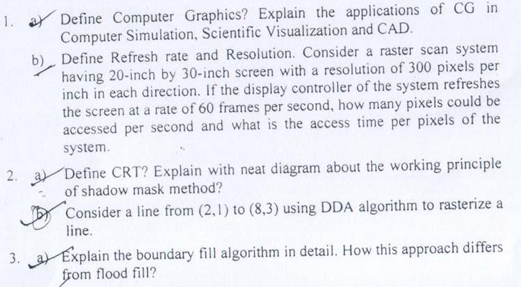
#> input picture src/assets/image.png, 521 x 287 px, found by its file name
$ python ocr_reader.py
#> lines starting #> are read from the running program, lines starting #| are printed output that depends on the picture
import cv2
from PIL import Image
import pytesseract
import os

class OCRReader:
    def __init__(self, tesseract_cmd=None, lang='eng'):
        """
        Initialize the OCR reader with optional custom settings.

        :param tesseract_cmd: Path to tesseract executable
        :param lang: Language for OCR (default: 'eng')
        """
        if tesseract_cmd:
            pytesseract.pytesseract.tesseract_cmd = tesseract_cmd
        else:
            # Default path for Windows - adjust as needed
            pytesseract.pytesseract.tesseract_cmd = r"C:\Program Files\Tesseract-OCR\tesseract.exe"

        self.lang = lang

    def load_image(self, image_path):
        """Load an image from the specified path."""
#> called with image_path = 'image.png'
        try:
            if not os.path.exists(image_path):
                print(f"Error: Image file not found at '{image_path}'")
                return None

            image = cv2.imread(image_path)
#> image is the input picture: shape (287, 521, 3); mean B, G, R 240.3, 233.3, 230.4
            if image is None:
                print(f"Error: Failed to load image - file may be corrupted or in unsupported format")
                return None

            return image
        except Exception as e:
            print(f"Error loading image: {e}")
            return None

    def preprocess_low_contrast(self, image):
        """
        Alternative preprocessing for low contrast images.

        :param image: Input image
        :return: Preprocessed image
        """
        # Convert to grayscale
        if len(image.shape) == 3:
            gray = cv2.cvtColor(image, cv2.COLOR_BGR2GRAY)
        else:
            gray = image.copy()

        # Apply CLAHE (Contrast Limited Adaptive Histogram Equalization)
        clahe = cv2.createCLAHE(clipLimit=2.0, tileGridSize=(8, 8))
        equalized = clahe.apply(gray)

        # Denoise
        denoised = cv2.fastNlMeansDenoising(equalized, None, 10, 7, 21)

        # Apply adaptive thresholding
        binary = cv2.adaptiveThreshold(denoised, 255, cv2.ADAPTIVE_THRESH_GAUSSIAN_C,
                                       cv2.THRESH_BINARY, 11, 2)

        return binary

    # [36 lines left out: function optimize_for_tesseract, not called in this run]

    def extract_text(self, image, preprocess_method='low_contrast'):
        """
        Extract text from the given image using specified preprocessing method.

        :param image: Input image
        :param preprocess_method: Method to preprocess the image ( 'low_contrast', 'tesseract_optimized')
        :return: Extracted text
        """
        if image is None:
            return None

        # Choose preprocessing method
        # if preprocess_method == 'black_text':
        #     preprocessed = self.preprocess_black_text(image)
        if preprocess_method == 'low_contrast':
            preprocessed = self.preprocess_low_contrast(image)
        elif preprocess_method == 'tesseract_optimized':
            preprocessed = self.optimize_for_tesseract(image)
        else:
            # Default to black text preprocessing
            preprocessed = self.preprocess_low_contrast(image)

        # Convert OpenCV image to PIL format for pytesseract
        pil_image = Image.fromarray(preprocessed)

        # Extract text with custom configuration
        # PSM modes: 6 = assume a single uniform block of text
        #           3 = fully automatic page segmentation
        # OEM modes: 1 = LSTM only
        config = '--psm 6 --oem 1'

        text = pytesseract.image_to_string(
            pil_image,
            lang=self.lang,
            config=config
        )

        return text

    def try_all_methods(self, image):
        """
        Try all preprocessing methods and return results.

        :param image: Input image
        :return: Dictionary of results with preprocessing method as key
        """
        results = {}
        methods = [ 'low_contrast', 'tesseract_optimized']

        for method in methods:
            text = self.extract_text(image, method)
            results[method] = text
#> this loop made 1 pass
#> pass 1, in preprocess_low_contrast, `equalized = clahe.apply(gray)`:
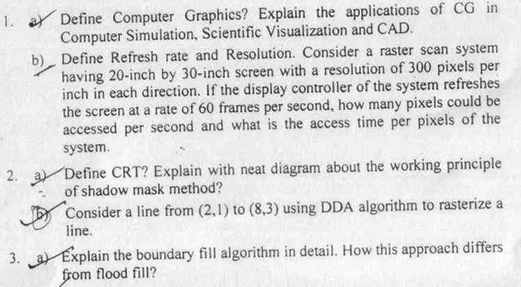
#> equalized: shape (287, 521); min 37, max 255, mean 220.5
#> pass 1, in preprocess_low_contrast, `binary = cv2.adaptiveThreshold(denoised, 255, cv2.ADAPTIVE_THRESH_GAUS..`:
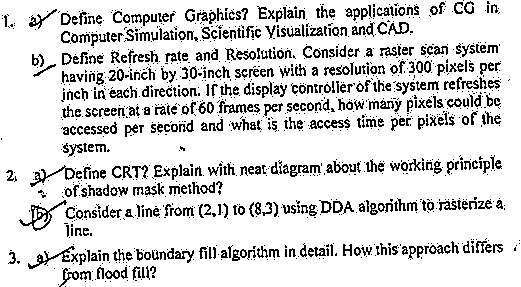
#> binary: shape (287, 521); 85% white; black in thin lines or dots
#> after the loop, results = 0 items

        return results

    # [9 lines left out: function save_debug_image, not called in this run]

    def process_image(self, image_path, preprocess_method='low_contrast', try_all=False, save_debug=False):
        """
        Process an image and extract text.

        :param image_path: Path to the image
        :param preprocess_method: Method to preprocess the image
        :param try_all: Whether to try all preprocessing methods
        :param save_debug: Whether to save preprocessed images for debugging
        :return: Extracted text or dictionary of results if try_all=True
        """
        image = self.load_image(image_path)
        if image is None:
            return None

        if try_all:
            results = self.try_all_methods(image)

            if save_debug:
                # Save debug images for each method
                for method in [ 'low_contrast', 'tesseract_optimized']:
                    # if method == 'black_text':
                    #     debug_img = self.preprocess_black_text(image)
                    if method == 'low_contrast':
                        debug_img = self.preprocess_low_contrast(image)
                    else:
                        debug_img = self.optimize_for_tesseract(image)

                    base_name = os.path.splitext(os.path.basename(image_path))[0]
                    debug_filename = f"{base_name}_{method}_debug.png"
                    self.save_debug_image(debug_img, debug_filename)

            return results
        else:
            if save_debug:
                # if preprocess_method == 'black_text':
                #     debug_img = self.preprocess_black_text(image)
                if preprocess_method == 'low_contrast':
                    debug_img = self.preprocess_low_contrast(image)
                else:
                    debug_img = self.optimize_for_tesseract(image)

                base_name = os.path.splitext(os.path.basename(image_path))[0]
                debug_filename = f"{base_name}_{preprocess_method}_debug.png"
                self.save_debug_image(debug_img, debug_filename)

            return self.extract_text(image, preprocess_method)

# Example usage
if __name__ == "__main__":
    ocr_reader = OCRReader()

    image_path = 'image.png'  # Replace with your image path

    # Try all methods first to see which works best
    print("=== Trying all preprocessing methods ===")
#> (the run stopped early here; a loop or call above may not have finished)

$ run again, with src/assets/test.png copied over src/assets/image.png
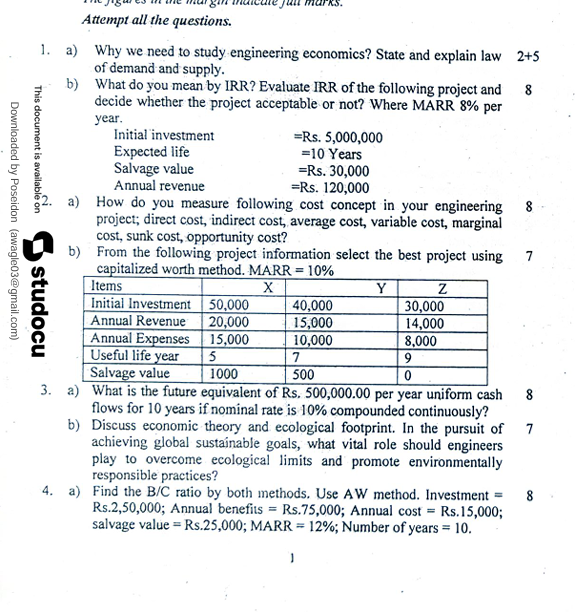
#> input picture src/assets/test.png, 575 x 612 px, found by its file name
#> in load_image, image is the input picture: shape (612, 575, 3); mean B, G, R 235.1, 233.6, 231.2
#> the loop in try_all_methods, `for method in methods:` made 1 pass
#> pass 1, in preprocess_low_contrast, `equalized = clahe.apply(gray)`:
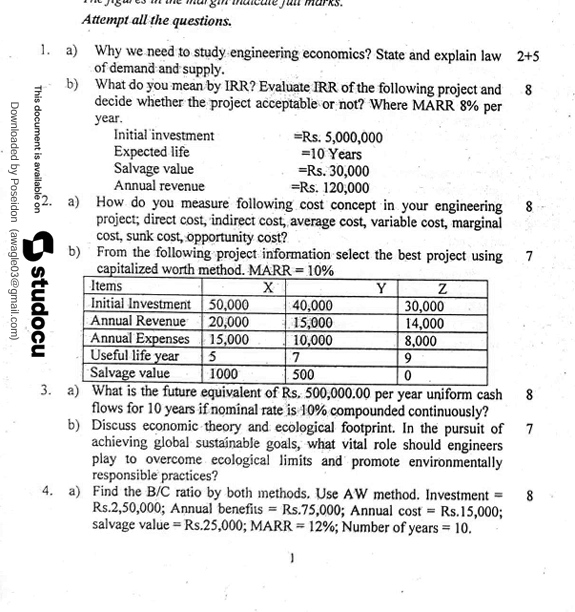
#> equalized: shape (612, 575); min 1, max 255, mean 229.8
#> pass 1, in preprocess_low_contrast, `binary = cv2.adaptiveThreshold(denoised, 255, cv2.ADAPTIVE_THRESH_GAUS..`:
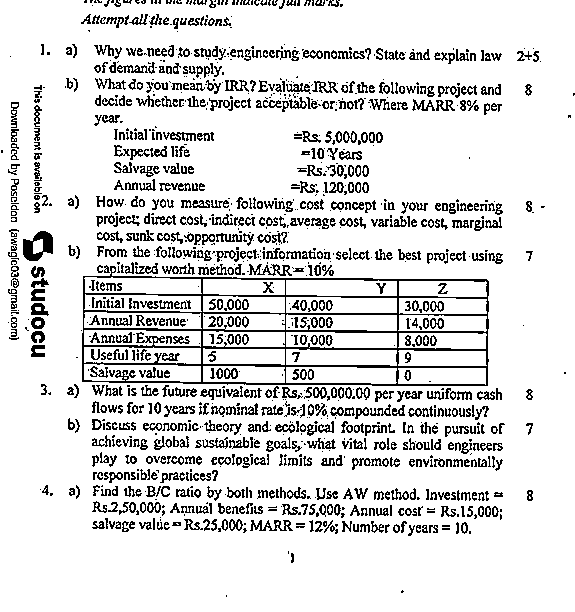
#> binary: shape (612, 575); 86.5% white; black in thin lines or dots
#> after the loop in try_all_methods, `for method in methods:`: results = 0 items
